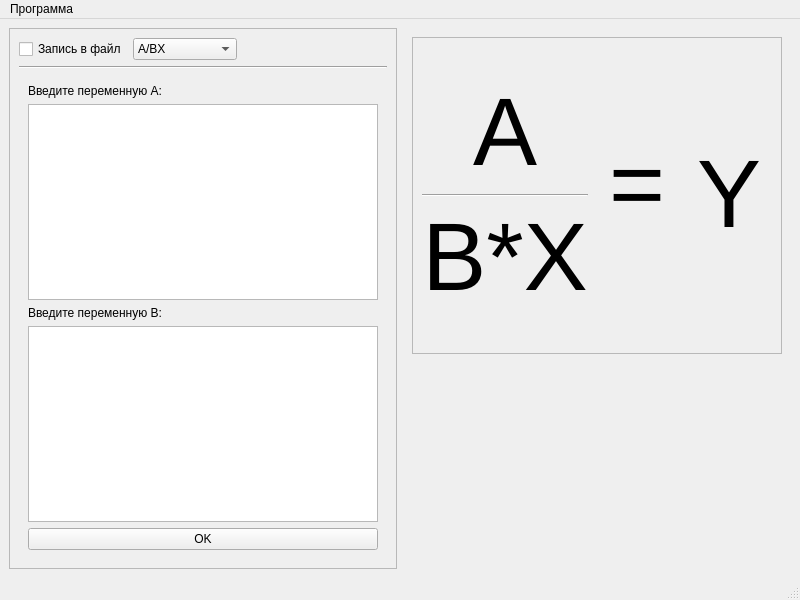
<?xml version="1.0" encoding="UTF-8"?>
<ui version="4.0">
 <class>MainWindow</class>
 <widget class="QMainWindow" name="MainWindow">
  <property name="geometry">
   <rect>
    <x>0</x>
    <y>0</y>
    <width>800</width>
    <height>600</height>
   </rect>
  </property>
  <property name="windowTitle">
   <string>MainWindow</string>
  </property>
  <widget class="QWidget" name="centralwidget">
   <layout class="QGridLayout" name="gridLayout">
    <item row="0" column="0">
     <widget class="QScrollArea" name="scrollArea">
      <property name="widgetResizable">
       <bool>true</bool>
      </property>
      <widget class="QWidget" name="scrollAreaWidgetContents">
       <property name="geometry">
        <rect>
         <x>0</x>
         <y>0</y>
         <width>386</width>
         <height>537</height>
        </rect>
       </property>
       <layout class="QGridLayout" name="gridLayout_2">
        <item row="1" column="0">
         <widget class="Line" name="line">
          <property name="orientation">
           <enum>Qt::Orientation::Horizontal</enum>
          </property>
         </widget>
        </item>
        <item row="0" column="0">
         <layout class="QHBoxLayout" name="horizontalLayout">
          <item>
           <widget class="QCheckBox" name="checkBox">
            <property name="sizePolicy">
             <sizepolicy hsizetype="Maximum" vsizetype="Fixed">
              <horstretch>0</horstretch>
              <verstretch>0</verstretch>
             </sizepolicy>
            </property>
            <property name="text">
             <string>Запись в файл</string>
            </property>
           </widget>
          </item>
          <item>
           <widget class="QComboBox" name="comboBox">
            <item>
             <property name="text">
              <string>A/BX</string>
             </property>
            </item>
            <item>
             <property name="text">
              <string>A/BX+C</string>
             </property>
            </item>
            <item>
             <property name="text">
              <string>A/B(X+D)+C</string>
             </property>
            </item>
           </widget>
          </item>
          <item>
           <spacer name="horizontalSpacer_2">
            <property name="orientation">
             <enum>Qt::Orientation::Horizontal</enum>
            </property>
            <property name="sizeType">
             <enum>QSizePolicy::Policy::Fixed</enum>
            </property>
            <property name="sizeHint" stdset="0">
             <size>
              <width>150</width>
              <height>20</height>
             </size>
            </property>
           </spacer>
          </item>
         </layout>
        </item>
        <item row="3" column="0">
         <widget class="QStackedWidget" name="stackedWidget">
          <property name="currentIndex">
           <number>0</number>
          </property>
          <widget class="QWidget" name="page">
           <layout class="QGridLayout" name="gridLayout_3">
            <item row="3" column="0">
             <widget class="QLabel" name="label_1_2">
              <property name="text">
               <string>Введите переменную В:</string>
              </property>
             </widget>
            </item>
            <item row="1" column="0">
             <widget class="QLabel" name="label_1_1">
              <property name="text">
               <string>Введите переменную А:</string>
              </property>
             </widget>
            </item>
            <item row="5" column="0">
             <widget class="QPushButton" name="pushButton_1_1">
              <property name="text">
               <string>OK</string>
              </property>
             </widget>
            </item>
            <item row="4" column="0">
             <widget class="QTextEdit" name="textEdit_1_2"/>
            </item>
            <item row="2" column="0">
             <widget class="QTextEdit" name="textEdit_1_1">
              <property name="html">
               <string>&lt;!DOCTYPE HTML PUBLIC &quot;-//W3C//DTD HTML 4.0//EN&quot; &quot;http://www.w3.org/TR/REC-html40/strict.dtd&quot;&gt;
&lt;html&gt;&lt;head&gt;&lt;meta name=&quot;qrichtext&quot; content=&quot;1&quot; /&gt;&lt;meta charset=&quot;utf-8&quot; /&gt;&lt;style type=&quot;text/css&quot;&gt;
p, li { white-space: pre-wrap; }
hr { height: 1px; border-width: 0; }
li.unchecked::marker { content: &quot;\2610&quot;; }
li.checked::marker { content: &quot;\2612&quot;; }
&lt;/style&gt;&lt;/head&gt;&lt;body style=&quot; font-family:'Segoe UI'; font-size:9pt; font-weight:400; font-style:normal;&quot;&gt;
&lt;p style=&quot;-qt-paragraph-type:empty; margin-top:0px; margin-bottom:0px; margin-left:0px; margin-right:0px; -qt-block-indent:0; text-indent:0px;&quot;&gt;&lt;br /&gt;&lt;/p&gt;&lt;/body&gt;&lt;/html&gt;</string>
              </property>
             </widget>
            </item>
           </layout>
          </widget>
          <widget class="QWidget" name="page_2">
           <layout class="QGridLayout" name="gridLayout_4">
            <item row="2" column="0">
             <widget class="QTextEdit" name="textEdit_2_1"/>
            </item>
            <item row="1" column="0">
             <widget class="QLabel" name="label_2_1">
              <property name="text">
               <string>Введите переменную А:</string>
              </property>
             </widget>
            </item>
            <item row="5" column="0">
             <widget class="QTextEdit" name="textEdit_2_2"/>
            </item>
            <item row="8" column="0">
             <widget class="QPushButton" name="pushButton_2_1">
              <property name="text">
               <string>PushButton</string>
              </property>
             </widget>
            </item>
            <item row="7" column="0">
             <widget class="QTextEdit" name="textEdit_2_3"/>
            </item>
            <item row="6" column="0">
             <widget class="QLabel" name="label_2_3">
              <property name="text">
               <string>Введите переменную С:</string>
              </property>
             </widget>
            </item>
            <item row="4" column="0">
             <widget class="QLabel" name="label_2_2">
              <property name="text">
               <string>Введите переменную В:</string>
              </property>
             </widget>
            </item>
           </layout>
          </widget>
          <widget class="QWidget" name="page_6">
           <layout class="QGridLayout" name="gridLayout_10">
            <item row="6" column="0">
             <widget class="QLabel" name="label_5_4">
              <property name="text">
               <string>Введите переменную D:</string>
              </property>
             </widget>
            </item>
            <item row="0" column="0">
             <widget class="QLabel" name="label_5_1">
              <property name="text">
               <string>Введите переменную А:</string>
              </property>
             </widget>
            </item>
            <item row="1" column="0">
             <widget class="QTextEdit" name="textEdit_5_1"/>
            </item>
            <item row="4" column="0">
             <widget class="QLabel" name="label_5_3">
              <property name="text">
               <string>Введите переменную С:</string>
              </property>
             </widget>
            </item>
            <item row="7" column="0">
             <widget class="QTextEdit" name="textEdit_5_4"/>
            </item>
            <item row="3" column="0">
             <widget class="QTextEdit" name="textEdit_5_2"/>
            </item>
            <item row="5" column="0">
             <widget class="QTextEdit" name="textEdit_5_3"/>
            </item>
            <item row="2" column="0">
             <widget class="QLabel" name="label_5_2">
              <property name="text">
               <string>Введите переменную В:</string>
              </property>
             </widget>
            </item>
            <item row="8" column="0">
             <widget class="QPushButton" name="pushButton">
              <property name="text">
               <string>PushButton</string>
              </property>
             </widget>
            </item>
           </layout>
          </widget>
         </widget>
        </item>
       </layout>
      </widget>
     </widget>
    </item>
    <item row="0" column="1">
     <layout class="QVBoxLayout" name="verticalLayout_8">
      <item>
       <widget class="QStackedWidget" name="stackedWidget_2">
        <property name="currentIndex">
         <number>0</number>
        </property>
        <widget class="QWidget" name="page_3">
         <layout class="QVBoxLayout" name="verticalLayout_7">
          <item>
           <widget class="QScrollArea" name="scrollArea_2">
            <property name="widgetResizable">
             <bool>true</bool>
            </property>
            <widget class="QWidget" name="scrollAreaWidgetContents_2">
             <property name="geometry">
              <rect>
               <x>0</x>
               <y>0</y>
               <width>366</width>
               <height>311</height>
              </rect>
             </property>
             <layout class="QGridLayout" name="gridLayout_5">
              <item row="0" column="0">
               <layout class="QHBoxLayout" name="horizontalLayout_2">
                <item>
                 <layout class="QVBoxLayout" name="verticalLayout_2">
                  <item>
                   <widget class="QLabel" name="label_3_1">
                    <property name="text">
                     <string>&lt;html&gt;&lt;head/&gt;&lt;body&gt;&lt;p&gt;&lt;span style=&quot; font-size:72pt;&quot;&gt;A&lt;/span&gt;&lt;/p&gt;&lt;/body&gt;&lt;/html&gt;</string>
                    </property>
                    <property name="alignment">
                     <set>Qt::AlignmentFlag::AlignBottom|Qt::AlignmentFlag::AlignHCenter</set>
                    </property>
                   </widget>
                  </item>
                  <item>
                   <widget class="Line" name="line_2">
                    <property name="orientation">
                     <enum>Qt::Orientation::Horizontal</enum>
                    </property>
                   </widget>
                  </item>
                  <item>
                   <widget class="QLabel" name="label_3_2">
                    <property name="text">
                     <string>&lt;html&gt;&lt;head/&gt;&lt;body&gt;&lt;p&gt;&lt;span style=&quot; font-size:72pt;&quot;&gt;B*X&lt;/span&gt;&lt;/p&gt;&lt;/body&gt;&lt;/html&gt;</string>
                    </property>
                    <property name="alignment">
                     <set>Qt::AlignmentFlag::AlignHCenter|Qt::AlignmentFlag::AlignTop</set>
                    </property>
                   </widget>
                  </item>
                 </layout>
                </item>
                <item>
                 <layout class="QVBoxLayout" name="verticalLayout_3">
                  <item>
                   <widget class="QLabel" name="label_3_3">
                    <property name="text">
                     <string>&lt;html&gt;&lt;head/&gt;&lt;body&gt;&lt;p align=&quot;center&quot;&gt;&lt;span style=&quot; font-size:72pt;&quot;&gt;=&lt;/span&gt;&lt;/p&gt;&lt;/body&gt;&lt;/html&gt;</string>
                    </property>
                    <property name="alignment">
                     <set>Qt::AlignmentFlag::AlignCenter</set>
                    </property>
                   </widget>
                  </item>
                  <item>
                   <spacer name="verticalSpacer_3_1">
                    <property name="orientation">
                     <enum>Qt::Orientation::Vertical</enum>
                    </property>
                    <property name="sizeType">
                     <enum>QSizePolicy::Policy::Fixed</enum>
                    </property>
                    <property name="sizeHint" stdset="0">
                     <size>
                      <width>20</width>
                      <height>20</height>
                     </size>
                    </property>
                   </spacer>
                  </item>
                 </layout>
                </item>
                <item>
                 <widget class="QLabel" name="label_3_4">
                  <property name="text">
                   <string>&lt;html&gt;&lt;head/&gt;&lt;body&gt;&lt;p&gt;&lt;span style=&quot; font-size:72pt;&quot;&gt;Y&lt;/span&gt;&lt;/p&gt;&lt;/body&gt;&lt;/html&gt;</string>
                  </property>
                  <property name="alignment">
                   <set>Qt::AlignmentFlag::AlignCenter</set>
                  </property>
                 </widget>
                </item>
               </layout>
              </item>
             </layout>
            </widget>
           </widget>
          </item>
         </layout>
        </widget>
        <widget class="QWidget" name="page_4">
         <layout class="QGridLayout" name="gridLayout_7">
          <item row="0" column="0">
           <widget class="QScrollArea" name="scrollArea_3">
            <property name="widgetResizable">
             <bool>true</bool>
            </property>
            <widget class="QWidget" name="scrollAreaWidgetContents_3">
             <property name="geometry">
              <rect>
               <x>0</x>
               <y>0</y>
               <width>366</width>
               <height>311</height>
              </rect>
             </property>
             <layout class="QGridLayout" name="gridLayout_8">
              <item row="0" column="0">
               <layout class="QHBoxLayout" name="horizontalLayout_3">
                <item>
                 <layout class="QVBoxLayout" name="verticalLayout">
                  <item>
                   <widget class="QLabel" name="label_4_1">
                    <property name="text">
                     <string>&lt;html&gt;&lt;head/&gt;&lt;body&gt;&lt;p&gt;&lt;span style=&quot; font-size:48pt;&quot;&gt;A&lt;/span&gt;&lt;/p&gt;&lt;/body&gt;&lt;/html&gt;</string>
                    </property>
                    <property name="alignment">
                     <set>Qt::AlignmentFlag::AlignBottom|Qt::AlignmentFlag::AlignHCenter</set>
                    </property>
                   </widget>
                  </item>
                  <item>
                   <widget class="Line" name="line_3">
                    <property name="orientation">
                     <enum>Qt::Orientation::Horizontal</enum>
                    </property>
                   </widget>
                  </item>
                  <item>
                   <widget class="QLabel" name="label_4_2">
                    <property name="text">
                     <string>&lt;html&gt;&lt;head/&gt;&lt;body&gt;&lt;p&gt;&lt;span style=&quot; font-size:48pt;&quot;&gt;B*X&lt;/span&gt;&lt;/p&gt;&lt;/body&gt;&lt;/html&gt;</string>
                    </property>
                    <property name="alignment">
                     <set>Qt::AlignmentFlag::AlignHCenter|Qt::AlignmentFlag::AlignTop</set>
                    </property>
                   </widget>
                  </item>
                 </layout>
                </item>
                <item>
                 <widget class="QLabel" name="label_4_3">
                  <property name="text">
                   <string>&lt;html&gt;&lt;head/&gt;&lt;body&gt;&lt;p&gt;&lt;span style=&quot; font-size:48pt;&quot;&gt;+C&lt;/span&gt;&lt;/p&gt;&lt;/body&gt;&lt;/html&gt;</string>
                  </property>
                  <property name="alignment">
                   <set>Qt::AlignmentFlag::AlignCenter</set>
                  </property>
                 </widget>
                </item>
                <item>
                 <layout class="QVBoxLayout" name="verticalLayout_4">
                  <item>
                   <widget class="QLabel" name="label_4_4">
                    <property name="text">
                     <string>&lt;html&gt;&lt;head/&gt;&lt;body&gt;&lt;p&gt;&lt;span style=&quot; font-size:48pt;&quot;&gt;=&lt;/span&gt;&lt;/p&gt;&lt;/body&gt;&lt;/html&gt;</string>
                    </property>
                    <property name="alignment">
                     <set>Qt::AlignmentFlag::AlignCenter</set>
                    </property>
                   </widget>
                  </item>
                  <item>
                   <spacer name="verticalSpacer">
                    <property name="orientation">
                     <enum>Qt::Orientation::Vertical</enum>
                    </property>
                    <property name="sizeType">
                     <enum>QSizePolicy::Policy::Fixed</enum>
                    </property>
                    <property name="sizeHint" stdset="0">
                     <size>
                      <width>20</width>
                      <height>20</height>
                     </size>
                    </property>
                   </spacer>
                  </item>
                 </layout>
                </item>
                <item>
                 <widget class="QLabel" name="label_4_5">
                  <property name="text">
                   <string>&lt;html&gt;&lt;head/&gt;&lt;body&gt;&lt;p&gt;&lt;span style=&quot; font-size:48pt;&quot;&gt;Y&lt;/span&gt;&lt;/p&gt;&lt;/body&gt;&lt;/html&gt;</string>
                  </property>
                  <property name="alignment">
                   <set>Qt::AlignmentFlag::AlignCenter</set>
                  </property>
                 </widget>
                </item>
               </layout>
              </item>
             </layout>
            </widget>
           </widget>
          </item>
         </layout>
        </widget>
        <widget class="QWidget" name="page_5">
         <layout class="QGridLayout" name="gridLayout_9">
          <item row="0" column="0">
           <widget class="QScrollArea" name="scrollArea_4">
            <property name="widgetResizable">
             <bool>true</bool>
            </property>
            <widget class="QWidget" name="scrollAreaWidgetContents_4">
             <property name="geometry">
              <rect>
               <x>0</x>
               <y>0</y>
               <width>366</width>
               <height>311</height>
              </rect>
             </property>
             <layout class="QGridLayout" name="gridLayout_11">
              <item row="0" column="0" rowspan="2">
               <layout class="QVBoxLayout" name="verticalLayout_5">
                <item>
                 <widget class="QLabel" name="label_6_1">
                  <property name="text">
                   <string>&lt;html&gt;&lt;head/&gt;&lt;body&gt;&lt;p&gt;&lt;span style=&quot; font-size:36pt;&quot;&gt;A&lt;/span&gt;&lt;/p&gt;&lt;/body&gt;&lt;/html&gt;</string>
                  </property>
                  <property name="alignment">
                   <set>Qt::AlignmentFlag::AlignBottom|Qt::AlignmentFlag::AlignHCenter</set>
                  </property>
                 </widget>
                </item>
                <item>
                 <widget class="Line" name="line_4">
                  <property name="orientation">
                   <enum>Qt::Orientation::Horizontal</enum>
                  </property>
                 </widget>
                </item>
                <item>
                 <widget class="QLabel" name="label_6_2">
                  <property name="text">
                   <string>&lt;html&gt;&lt;head/&gt;&lt;body&gt;&lt;p&gt;&lt;span style=&quot; font-size:36pt;&quot;&gt;B*(X+D)&lt;/span&gt;&lt;/p&gt;&lt;/body&gt;&lt;/html&gt;</string>
                  </property>
                  <property name="alignment">
                   <set>Qt::AlignmentFlag::AlignHCenter|Qt::AlignmentFlag::AlignTop</set>
                  </property>
                 </widget>
                </item>
               </layout>
              </item>
              <item row="0" column="2" rowspan="2">
               <layout class="QVBoxLayout" name="verticalLayout_6">
                <item>
                 <widget class="QLabel" name="label_6_4">
                  <property name="text">
                   <string>&lt;html&gt;&lt;head/&gt;&lt;body&gt;&lt;p&gt;&lt;span style=&quot; font-size:48pt;&quot;&gt;=&lt;/span&gt;&lt;/p&gt;&lt;/body&gt;&lt;/html&gt;</string>
                  </property>
                  <property name="alignment">
                   <set>Qt::AlignmentFlag::AlignCenter</set>
                  </property>
                 </widget>
                </item>
                <item>
                 <spacer name="verticalSpacer_2">
                  <property name="orientation">
                   <enum>Qt::Orientation::Vertical</enum>
                  </property>
                  <property name="sizeType">
                   <enum>QSizePolicy::Policy::Fixed</enum>
                  </property>
                  <property name="sizeHint" stdset="0">
                   <size>
                    <width>20</width>
                    <height>5</height>
                   </size>
                  </property>
                 </spacer>
                </item>
               </layout>
              </item>
              <item row="0" column="1" rowspan="2">
               <widget class="QLabel" name="label_6_3">
                <property name="text">
                 <string>&lt;html&gt;&lt;head/&gt;&lt;body&gt;&lt;p&gt;&lt;span style=&quot; font-size:36pt;&quot;&gt;+C&lt;/span&gt;&lt;/p&gt;&lt;/body&gt;&lt;/html&gt;</string>
                </property>
                <property name="alignment">
                 <set>Qt::AlignmentFlag::AlignCenter</set>
                </property>
               </widget>
              </item>
              <item row="0" column="3" rowspan="2">
               <widget class="QLabel" name="label_6_5">
                <property name="text">
                 <string>&lt;html&gt;&lt;head/&gt;&lt;body&gt;&lt;p&gt;&lt;span style=&quot; font-size:36pt;&quot;&gt;Y&lt;/span&gt;&lt;/p&gt;&lt;/body&gt;&lt;/html&gt;</string>
                </property>
                <property name="alignment">
                 <set>Qt::AlignmentFlag::AlignCenter</set>
                </property>
               </widget>
              </item>
             </layout>
            </widget>
           </widget>
          </item>
         </layout>
        </widget>
       </widget>
      </item>
      <item>
       <widget class="QWidget" name="widget" native="true">
        <property name="minimumSize">
         <size>
          <width>0</width>
          <height>200</height>
         </size>
        </property>
        <layout class="QGridLayout" name="gridLayout_6">
         <item row="0" column="0">
          <layout class="QGridLayout" name="gridLayout_12"/>
         </item>
        </layout>
       </widget>
      </item>
     </layout>
    </item>
   </layout>
  </widget>
  <widget class="QMenuBar" name="menubar">
   <property name="geometry">
    <rect>
     <x>0</x>
     <y>0</y>
     <width>800</width>
     <height>21</height>
    </rect>
   </property>
   <widget class="QMenu" name="menu">
    <property name="title">
     <string>Программа</string>
    </property>
    <addaction name="action"/>
    <addaction name="action_3"/>
    <addaction name="action_2"/>
   </widget>
   <addaction name="menu"/>
  </widget>
  <widget class="QStatusBar" name="statusbar"/>
  <action name="action">
   <property name="text">
    <string>Местонахождение истории</string>
   </property>
  </action>
  <action name="action_2">
   <property name="text">
    <string>Выход</string>
   </property>
  </action>
  <action name="action_3">
   <property name="text">
    <string>Очистить историю</string>
   </property>
  </action>
 </widget>
 <resources/>
 <connections/>
</ui>
